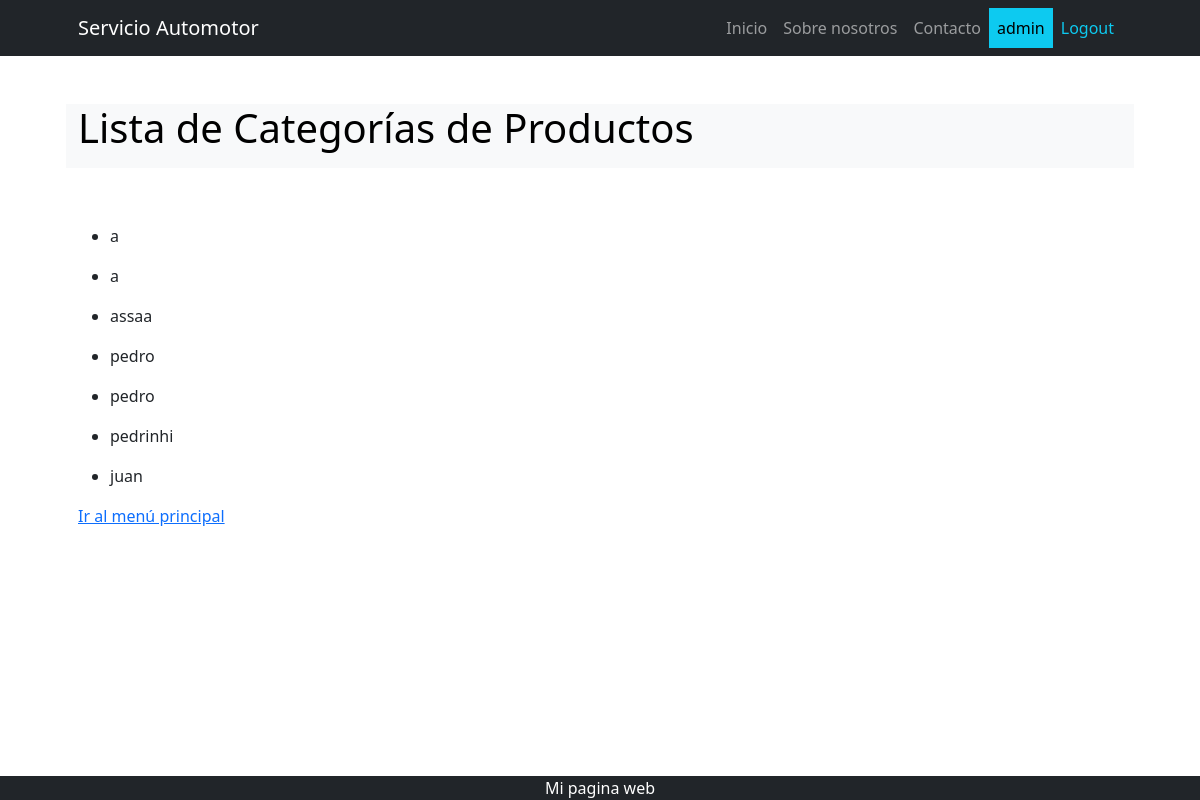
The app's page /cliente/list/ (signed in) with its own data.
### apps/cliente/models.py (models this page shows, shortened)
class Cliente(models.Model):
    nombre = models.CharField(max_length=50)
    apellido = models.CharField(max_length=50)
    dni = models.IntegerField(null=True, blank=True)
    telefono = models.IntegerField(null=True, blank=True)
    domicilio = models.CharField(max_length=50, null=True, blank=True)

### apps/cliente/views.py (the view)
# urls.py: path("list/", views.ClienteList.as_view(), name="list"),
class ClienteList(ListView):
    model = models.Cliente

### apps/cliente/templates/cliente/cliente_list.html
{% extends 'cliente/index.html' %}
{% block INDEX_TITULO %}
    Lista de Categorías de Productos
{% endblock INDEX_TITULO %}
{% block INDEX_CONTENIDO %}
    {% if object_list %}
        {% for object in object_list %}
            <ul>
                <li>{{ object.nombre }}
                </li>
            </ul>
        {% endfor %}
    {% else %}
        <p>no hay elementos</p>
    {% endif %}
    <a href="{% url 'home:home' %}">Ir al menú principal</a>
{% endblock INDEX_CONTENIDO %}

### apps/home/templates/home/navbar.html (shortened to what this page needs)
<nav class="navbar navbar-expand-lg navbar-dark bg-dark">
    <div class="container px-5">
        <a class="navbar-brand" href="#!">Servicio Automotor</a>
        <div class="collapse navbar-collapse" id="navbarSupportedContent">
            <ul class="navbar-nav ms-auto mb-2 mb-lg-0">
                <li class="nav-item"><a class="nav-link {% if request.path == "/" %} active {% endif %}" aria-current="page" href="{% url 'home:home' %}">Inicio</a></li>
                {% if user.is_authenticated %}
                <li class="nav-item"><a class="nav-link {% if request.path == "/about/" %} active  {% endif %}" href="{% url 'home:about' %}">Sobre nosotros</a></li>
                <li class="nav-item"><a class="nav-link {% if request.path == "/contacto/" %} active  {% endif %}" href="#">Contacto</a></li>
                    <li class="nav-item"><a class="nav-link text-bg-info">{{ user.username }}</a></li>
                    <li class="nav-item"><a class="nav-link text-info" href="{% url 'home:logout' %}">Logout</a></li>
                {% endif %}
            </ul>
        </div>
    </div>
</nav>

### records on screen
Cliente: nombre "a"
Cliente: nombre "a"
Cliente: nombre "assaa"
Cliente: nombre "pedro"
Cliente: nombre "pedro"
Cliente: nombre "pedrinhi"
Cliente: nombre "juan"

### other values on screen
{{ user.username }} "admin"
